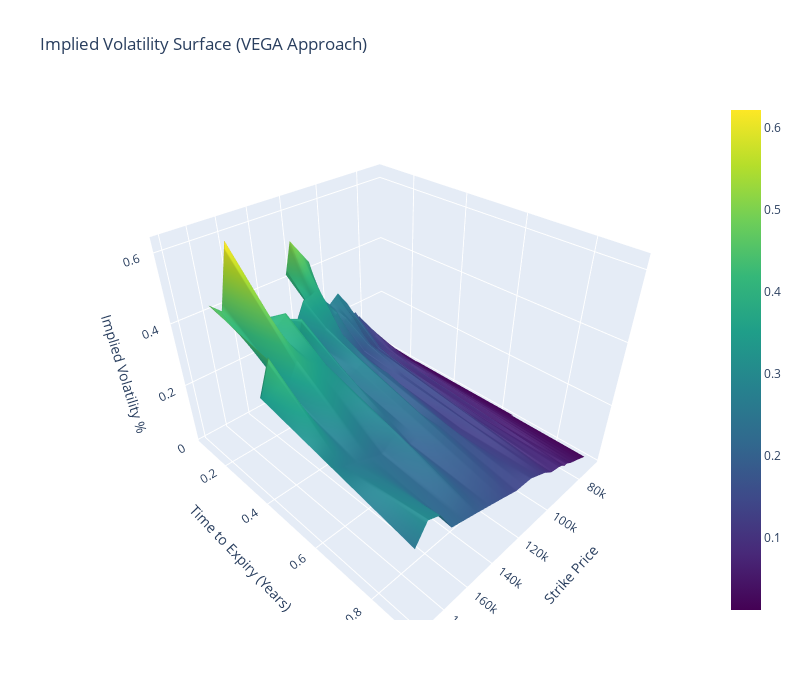

Notebook code for this chart:
### Code cell
import plotly.graph_objects as go
import numpy as np
from scipy.interpolate import griddata


# Define the columns needed from your data
strikes = btc_data['Strike Price'].values
times_to_expiration = btc_data['Time to Expiration'].values
implied_vols = btc_data['calculated_implied_volatility'].values

# Create meshgrid for strikes and times_to_expiration
X, Y = np.meshgrid(np.unique(strikes), np.unique(times_to_expiration))

# Interpolate the implied volatilities to fill the grid
Z = griddata((strikes, times_to_expiration), implied_vols, (X, Y), method='linear')

# Create the interactive 3D surface plot
fig = go.Figure(data=[go.Surface(z=Z, x=X, y=Y, colorscale='Viridis')])

fig.update_layout(
    title='Implied Volatility Surface (VEGA Approach)',
    autosize=False,
    width=800,
    height=700,
    scene=dict(
        xaxis_title='Strike Price',
        yaxis_title='Time to Expiry (Years)',
        zaxis_title='Implied Volatility %',
        xaxis=dict(type="log")
    )
)

fig.show()

### Figure 1 — Plotly figure (JSON) as saved in the notebook; plotly's stock layout.template omitted (floating-point values rounded to 4 significant figures; data arrays with more than 128 entries replaced by an {"elided": "..."} marker saying what was removed)
{"data": [{"colorscale": [[0, "#440154"], [0.1111, "#482878"], [0.2222, "#3e4989"], [0.3333, "#31688e"], [0.4444, "#26828e"], [0.5556, "#1f9e89"], [0.6667, "#35b779"], [0.7778, "#6ece58"], [0.8889, "#b5de2b"], [1, "#fde725"]], "type": "surface", "x": {"elided": "6x81 int values"}, "y": {"elided": "6x81 float values"}, "z": {"elided": "6x81 float values"}}], "layout": {"autosize": false, "height": 700, "scene": {"xaxis": {"title": {"text": "Strike Price"}, "type": "log"}, "yaxis": {"title": {"text": "Time to Expiry (Years)"}}, "zaxis": {"title": {"text": "Implied Volatility %"}}}, "title": {"text": "Implied Volatility Surface (VEGA Approach)"}, "width": 800}}
